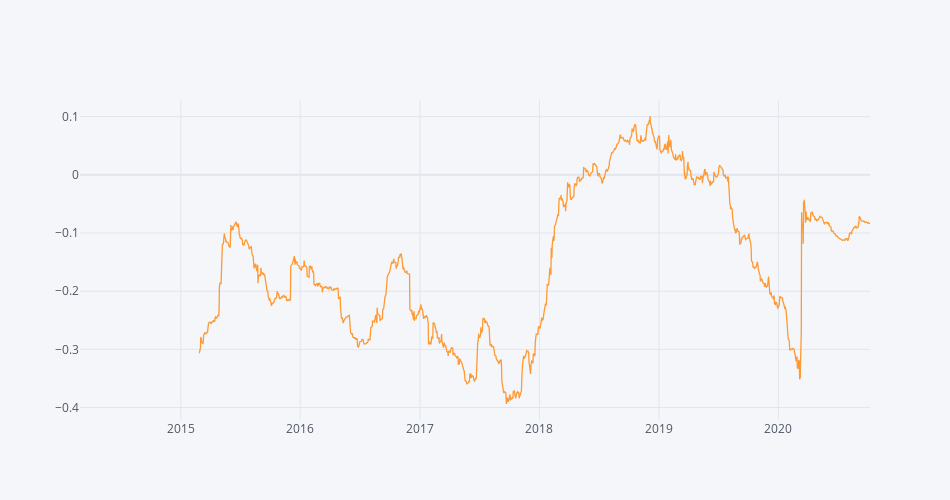

Notebook code cell kept with this figure:
### Code cell
returns['VG_GB'].rolling(260).corr(returns['IWDA']).iplot(dimensions=pa.dimensions)

### Figure 1 — Plotly figure (JSON) as saved in the notebook; plotly's stock layout.template omitted (floating-point values rounded to 4 significant figures; data arrays with more than 128 entries replaced by an {"elided": "..."} marker saying what was removed)
{"data": [{"line": {"color": "rgba(255, 153, 51, 1.0)", "dash": "solid", "shape": "linear", "width": 1.3}, "mode": "lines", "name": "None", "text": "", "type": "scatter", "x": {"elided": "1729 str values"}, "y": {"elided": "1729 mixed values"}}], "layout": {"height": 500, "legend": {"bgcolor": "#F5F6F9", "font": {"color": "#4D5663"}}, "paper_bgcolor": "#F5F6F9", "plot_bgcolor": "#F5F6F9", "title": {"font": {"color": "#4D5663"}}, "width": 950, "xaxis": {"autorange": true, "gridcolor": "#E1E5ED", "range": ["2014-02-27", "2020-10-07"], "showgrid": true, "tickfont": {"color": "#4D5663"}, "title": {"font": {"color": "#4D5663"}, "text": ""}, "type": "date", "zerolinecolor": "#E1E5ED"}, "yaxis": {"autorange": true, "gridcolor": "#E1E5ED", "range": [-0.4214, 0.1285], "showgrid": true, "tickfont": {"color": "#4D5663"}, "title": {"font": {"color": "#4D5663"}, "text": ""}, "type": "linear", "zerolinecolor": "#E1E5ED"}}}
